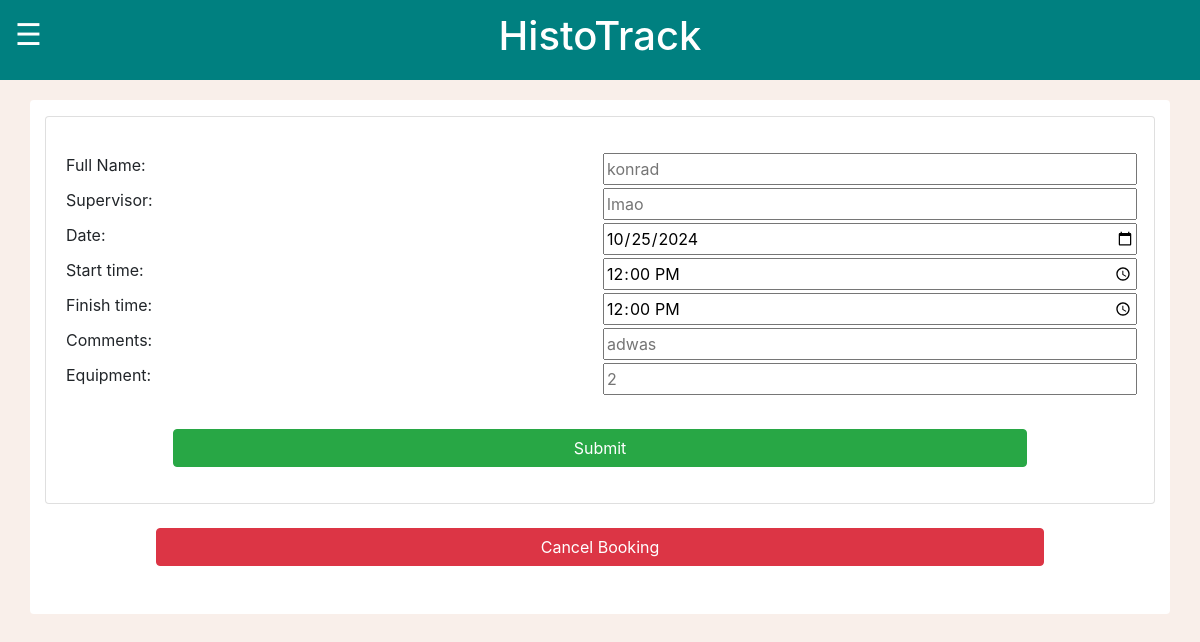
/MCalendar/myBookings/editBooking/1 (signed in), run on an earlier commit of the app's database.
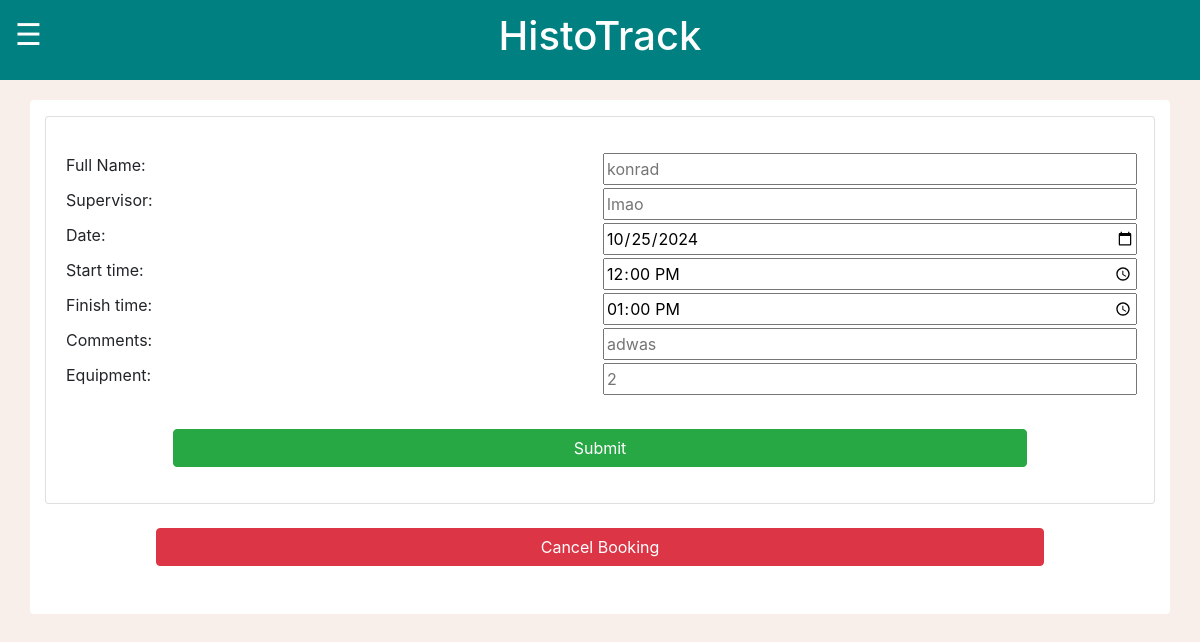
And on a later commit of the database.
### MCalendar/models.py (models this page shows, shortened)
class Event(models.Model):
    bookingName = models.CharField(max_length=80)
    supervisorName = models.CharField(max_length=80)
    bookingDate = models.DateField()
    startTime = models.TimeField()
    finishTime = models.TimeField()
    comments = models.TextField(max_length = 1000)
    equipment = models.CharField(max_length=100, default='Not specified')
    totalTime = models.IntegerField(default=0)

### MCalendar/views.py (the view, shortened to what this page needs)
# urls.py: path("myBookings/editBooking/<int:id>", views.editBooking, name="editBooking"),
def editBooking(request, id):
    if request.user.is_authenticated:
        booking = get_object_or_404(Event, id=id)
        template = loader.get_template('editBooking.html')
        context = {
            'editBooking': [booking],
        }
        return HttpResponse(template.render(context, request))
    else:
        messages.success(request, "Please log in before entering that page!")
        return redirect("loginPage")

### MCalendar/templates/editBooking.html (shortened to what this page needs)
{% load static %}
<!DOCTYPE html>
<html lang="en">
<head>
    <link rel="stylesheet" href="https://cdn.jsdelivr.net/npm/bootstrap@4.6.2/dist/css/bootstrap.min.css">
    <link rel="stylesheet" href="{% static 'global.css' %}">
</head>
<body>
    <div class="container-fluid text-white topbar">
        <div class="row">
            <div class="col-2 container-fluid text-left">
            <span class="sidebarButton" onclick="toggleNav()">&#9776;</span>
            </div>
            <div class="col-8 container-fluid text-center h1">
                <span>HistoTrack</span>
            </div>
            <div class="col-2"></div>
        </div>
    </div>
    <div class="container rounded bg-white mt-5 mb-5 pb-5 pt-3">
    <form method="POST">
        {% for x in editBooking %}
            <div class="card">
                <div class="card-body">
                    <p class="card-text">
                        <div class="details">
                            <label for="name">Full Name: </label>
                            <input type="text" id="name" name="bookingName" placeholder="{{ x.bookingName }}">
                            <label for="supervisor">Supervisor: </label>
                            <input type="text" id="supervisor" name="supervisorName" placeholder="{{ x.supervisorName }}">
                            <label for="date">Date: </label>
                            <input type="date" id="date" name="bookingDate" value="{{ x.bookingDate|date:'Y-m-d' }}">
                            <label for="start">Start time: </label>
                            <input type="time" id="start" name="startTime" value="{{ x.startTime|time:'H:i' }}">
                            <label for="finish">Finish time: </label>
                            <input type="time" id="finish" name="finishTime" value="{{ x.finishTime|time:'H:i' }}">
                            <label for="comments">Comments: </label>
                            <input type="text" id="comments" name="comments" placeholder="{{ x.comments }}">
                            <label for="equipment">Equipment: </label>
                            <input type="text" id="equipment" name="equipment" placeholder="{{ x.equipment }}">
                        </div>
                        <br>
                        <input class="btn btn-success btn-block" type="submit" value="Submit" style="width: 80%; margin: auto;">
                    </p>
                </div>
            </div>
            <br>
            <button class="btn btn-danger btn-block" style="width: 80%; margin: auto;" onclick="confirmCancel({{ x.id }})">Cancel Booking</button>
        {% endfor %}
    </form>
    </div>
</body>
</html>

What changed in the data, as far as the page shows it:
changed Event "konrad": finishTime "12:00" → "13:00"
